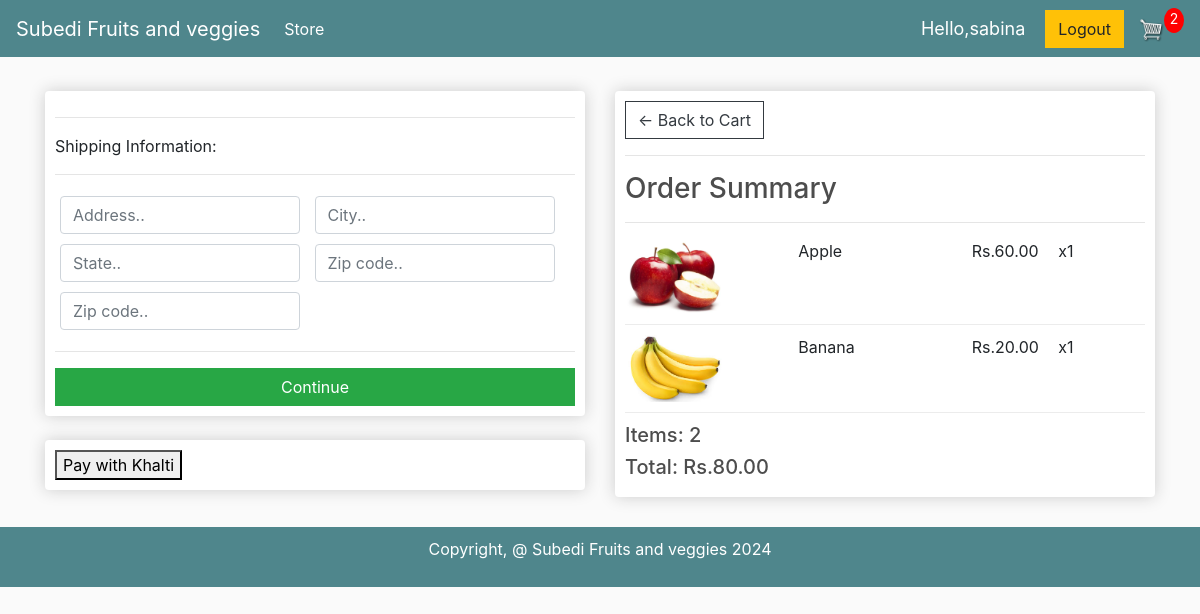
Screenshot of /checkout/ (signed in) with the database file from the repository.
### store/models.py (models this page shows, shortened)
class OrderItem(models.Model):
    product = models.ForeignKey(Product, on_delete=models.SET_NULL, blank=True, null=True)
    order = models.ForeignKey(Order, on_delete=models.SET_NULL, blank=True, null=True)
    quantity = models.IntegerField(default=0, null=True, blank=True)
    date_added = models.DateTimeField(auto_now_add=True)
    @property
    def get_total(self):
        total=self.product.price*self.quantity
        return total

class Product(models.Model):
    name = models.CharField(max_length=200)
    price = models.DecimalField(max_digits=7,decimal_places=2)
    digital = models.BooleanField(default=False, null=True, blank=True)
    image = models.ImageField(null=True, blank=True)
    @property
    def imageURL(self):
        try:
            url = self.image.url
        except:
            url = ''
        return url

class Order(models.Model):
    customer = models.ForeignKey(Customer, on_delete=models.SET_NULL, null=True, blank=True)
    date_ordered = models.DateTimeField(auto_now_add=True)
    complete = models.BooleanField(default=False)
    transaction_id = models.CharField(max_length=100, null=True)
    shipping = models.BooleanField(default=True)
    @property
    def get_cart_total(self):
        orderitems=self.orderitem_set.all()
        total=sum([item.get_total for item in orderitems])
        return total
    @property
    def get_cart_items(self):
        orderitems=self.orderitem_set.all()
        total=sum([item.quantity for item in orderitems])
        return total

### store/views.py (the view)
# urls.py: path('checkout/', views.checkout, name="checkout"),
@login_required(login_url='login')
def checkout(request):
	data = cartData(request)
	cartItems = data['cartItems']
	order = data['order']
	items = data['items']
	context = {'items':items, 'order':order, 'cartItems':cartItems}
	return render(request, 'store/checkout.html', context)

### store/utils.py (called while the page is built, shortened)
def cartData(request):
    if request.user.is_authenticated:
        try:
            customer = request.user.customer
        except User.customer.RelatedObjectDoesNotExist:
            customer = Customer.objects.create(user=request.user)
        order, created = Order.objects.get_or_create(customer=customer, complete=False)
        items = order.orderitem_set.all()
        cartItems = order.get_cart_items
    return {'cartItems': cartItems, 'order': order, 'items': items}

### store/templates/store/checkout.html (shortened to what this page needs)
{% extends 'store/main.html' %}
{% load static %}
{% block content %}
     <div class="row">
		<div class="col-lg-6">
			<div class="box-element" id="form-wrapper">
				<form id="form">
					<div id="shipping-info">
						<hr>
						<p>Shipping Information:</p>
						<hr>
						<div class="form-field">
							<input class="form-control" type="text" name="address" placeholder="Address..">
						</div>
						<div class="form-field">
							<input class="form-control" type="text" name="city" placeholder="City..">
						</div>
						<div class="form-field">
							<input class="form-control" type="text" name="state" placeholder="State..">
						</div>
						<div class="form-field">
							<input class="form-control" type="text" name="zipcode" placeholder="Zip code..">
						</div>
						<div class="form-field">
							<input class="form-control" type="text" name="country" placeholder="Zip code..">
						</div>
					</div>
					<hr>
					<input id="form-button" class="btn btn-success btn-block" type="submit" value="Continue">
				</form>
			</div>
			<br>
		 <div class="box-element">
				<form action="{% url 'initiate'%}" method="POST">
					<button type"submit" name="btn btn-danger">Pay with Khalti</button
				</form>
			</div>
		</div>
		<div class="col-lg-6">
			<div class="box-element">
				<a  class="btn btn-outline-dark" href="{% url 'cart' %}">&#x2190; Back to Cart</a>
				<hr>
				<h3>Order Summary</h3>
				<hr>
				{% for item in items %}
				<div class="cart-row">
					<div style="flex:2"><img class="row-image" src="{{item.product.imageURL}}"></div>
					<div style="flex:2"><p>{{item.product.name}}</p></div>
					<div style="flex:1"><p>Rs.{{item.product.price|floatformat:2}}</p></div>
					<div style="flex:1"><p>x{{item.quantity}}</p></div>
				</div>
				{% endfor %}
				<h5>Items:   {{order.get_cart_items}}</h5>
				<h5>Total:   Rs.{{order.get_cart_total|floatformat:2}}</h5>
			</div>
		</div>
	</div>
{% endblock content %}

### store/templates/store/main.html (shortened to what this page needs)
<!DOCTYPE html>
{% load static %}
<html>
<head>
	<link rel="stylesheet" href="https://stackpath.bootstrapcdn.com/bootstrap/4.4.1/css/bootstrap.min.css">
	<link rel="stylesheet" type="text/css" href="{% static 'css/main.css' %}">
</head>
<body>
	<nav class="navbar navbar-expand-lg navbar-dark bg-dark">
	  <a class="navbar-brand" href="{% url 'store' %}">Subedi Fruits and veggies </a>
	  <div class="collapse navbar-collapse" id="navbarSupportedContent">
	    <ul class="navbar-nav mr-auto">
	      <li class="nav-item active">
	        <a class="nav-link" href="{% url 'store' %}">Store <span class="sr-only">(current)</span></a>
	      </li>
	    </ul>
	    <div class="form-inline my-2 my-lg-0">
			<span id="hello-msg">Hello,{{request.user}}</span>
	      <a href="{% url 'logout' %}"class="btn btn-warning" >Logout</a>
	     	<a href="{% url 'cart' %}">
	    		<img  id="cart-icon" src="{% static 'images/cart.png' %}">
	    	</a>
	    	<p id="cart-total">{{cartItems}}</p>
	    </div>
	  </div>
	</nav>
     <div class="container">
            <br>
            {% block content %}
            {% endblock content %}
         </div>
		 <footer class="bg-dark foot">
			<p style="color:#fff">Copyright, @ Subedi Fruits and veggies 2024</p>
		</footer>
</body>
</html>

### static/css/main.css (style rules this page uses)
* { margin: 0; box-sizing: border-box; }
body { background-color: hsl(0, 0%, 98%); }
h1,h2,h3,h4,h5,h6 { color:hsl(0, 0%, 30%); }
.box-element { box-shadow:hsl(0, 0%, 80%) 0 0 16px; background-color: #fff; border-radius: 4px; padding: 10px; }
.bg-dark { background-color: #4f868c!important; }
#cart-icon { width:25px; display: inline-block; margin-left: 15px; }
#cart-total { display: block; text-align: center; color:#fff; background-color: red; width: 20px; height: 25px; border-radius: 50%; font-size: 14px; }
.col-lg-4, .col-lg-6, .col-lg-8, .col-lg-12 { margin-top: 10px; margin-bottom: 10px; }
.btn { border-radius: 0; }
.row-image { width: 100px; }
.form-field { width:250px; display: inline-block; padding: 5px; }
.cart-row { display: flex; align-items: flex-stretch; padding-bottom: 10px; margin-bottom: 10px; border-bottom: 1px solid #ececec; }

### store/templates/store/main.html (style rules this page uses)
#hello-msg { font-size:18px; color: #fff; margin-right:20px; }
.foot { text-align:center; padding:10px; margin-top:20px; }

### rows the page displays
OrderItem: product.imageURL (picture), product.name "Apple", product.price "60.00", quantity "1"
OrderItem: product.imageURL (picture), product.name "Banana", product.price "20.00", quantity "1"
Order: get_cart_items "2", get_cart_total "80.00"

### other values shown
{{ request.user }} "sabina"
{{ cartItems }} "2"
